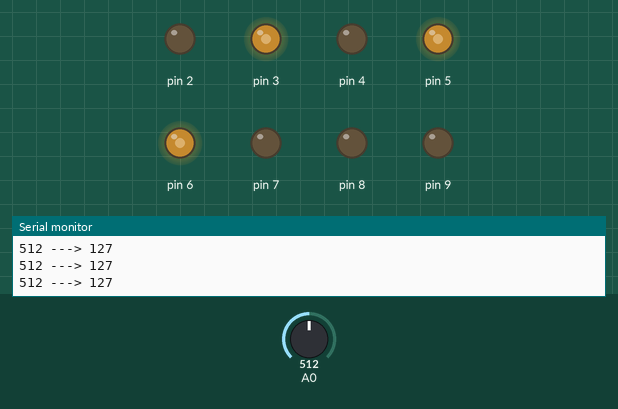
The sketch below on a simulated Arduino Uno, built with avr-gcc and run on an emulated ATmega328P. Shown: output pins drawn as LEDs (lit = HIGH), the last lines printed to the serial monitor. The test bench sets the inputs (shaded band); at power-on: A0 = 512.

Above: at 1.2 s.
1.3 s: A0 set to 716
At 2.5 s:
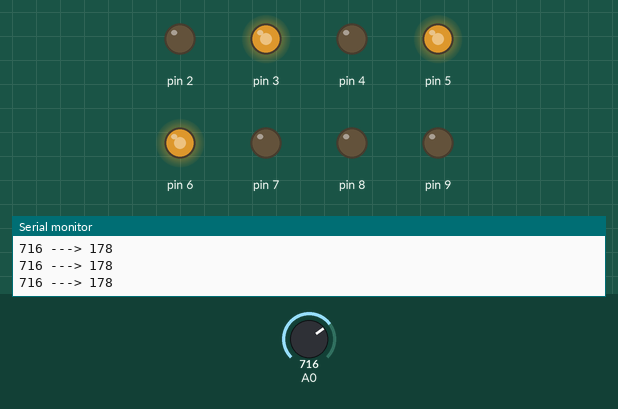
2.9 s: A0 set to 900
At 3.9 s:
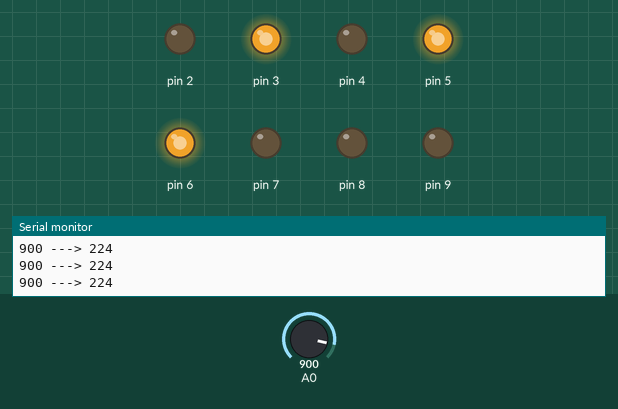
4.5 s: A0 set to 122
At 5.3 s:
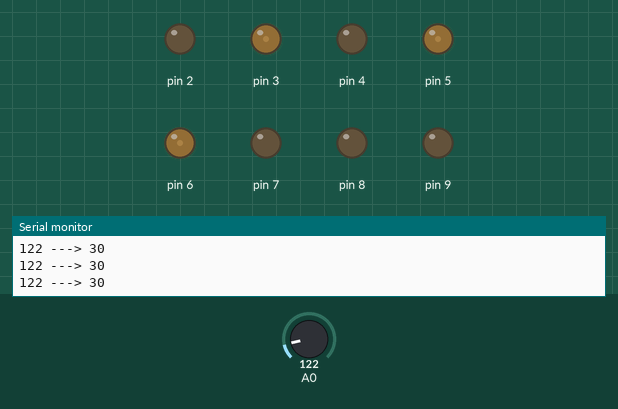
6.1 s: A0 set to 0
At 6.6 s:
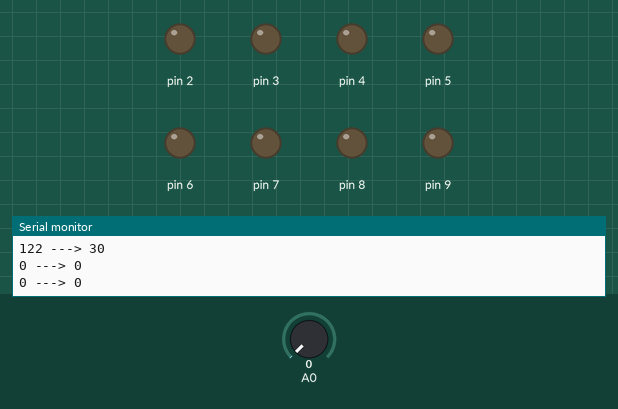
7.7 s: A0 set to 511
At 9.2 s:
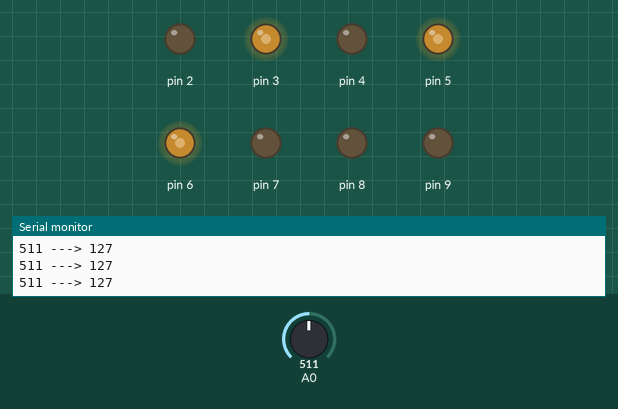
Timing chart, 0 to 10.3 s (numbered marks = the images above; inputs shaded):
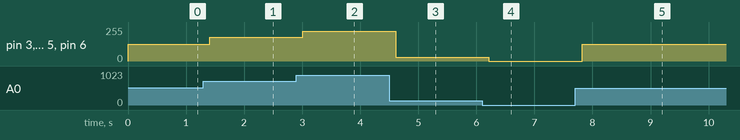

Measured:
- after the input at 1.3 s, pin 3, pin 5, pin 6: 127/255 → 178/255 after 0.10 s
- after the input at 2.9 s, pin 3, pin 5, pin 6: 178/255 → 224/255 after 0.11 s
- after the input at 4.5 s, pin 3, pin 5, pin 6: 224/255 → 30/255 after 0.11 s
- after the input at 6.1 s, pin 3, pin 5, pin 6: 30/255 → 0/255 after 0.12 s
- after the input at 7.7 s, pin 3, pin 5, pin 6: 0/255 → 127/255 after 0.12 s

The sketch:

08SalidaAnalogica.ino
```cpp
void setup() {
  //Colocando los pines de 2-9 como salida
  for (int i=2 ; i<=9 ; i++)
    pinMode(i,OUTPUT);
  //Inicializando Puerto Serie
  Serial.begin(9600);
}

void loop() {
  int valorLeido = analogRead(A0);
  int valorConvertido=map(valorLeido, 0, 1023, 0, 255);
  Serial.print(valorLeido);
  Serial.print(" ---> ");
  Serial.println(valorConvertido);
  analogWrite(3,valorConvertido);
  analogWrite(5,valorConvertido);
  analogWrite(6,valorConvertido);
  delay(200);
}
```
